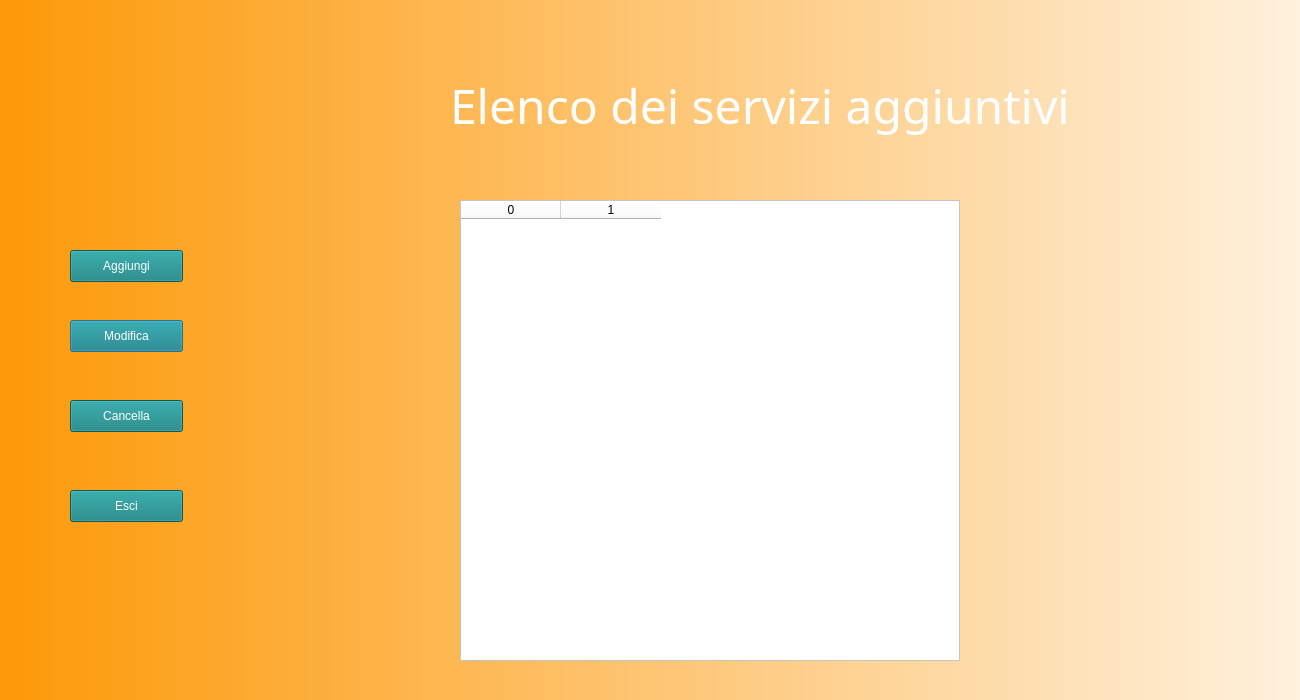
<?xml version="1.0" encoding="UTF-8"?>
<ui version="4.0">
 <class>Dialog</class>
 <widget class="QDialog" name="Dialog">
  <property name="geometry">
   <rect>
    <x>0</x>
    <y>0</y>
    <width>1300</width>
    <height>700</height>
   </rect>
  </property>
  <property name="windowTitle">
   <string>Dialog</string>
  </property>
  <widget class="QWidget" name="bgwidget" native="true">
   <property name="geometry">
    <rect>
     <x>0</x>
     <y>0</y>
     <width>1500</width>
     <height>800</height>
    </rect>
   </property>
   <property name="styleSheet">
    <string notr="true">QWidget#bgwidget{
	background-color: qlineargradient(spread:pad, x1:0, y1:0, x2:1, y2:0, stop:0 rgba(253, 153, 8, 255), stop:1 rgba(255, 255, 255, 255));

}</string>
   </property>
   <widget class="QLabel" name="image">
    <property name="enabled">
     <bool>true</bool>
    </property>
    <property name="geometry">
     <rect>
      <x>-200</x>
      <y>-270</y>
      <width>1800</width>
      <height>1300</height>
     </rect>
    </property>
    <property name="styleSheet">
     <string notr="true">border-radius:50%;
image: url(:/images/1.png);
</string>
    </property>
    <property name="text">
     <string/>
    </property>
    <property name="scaledContents">
     <bool>true</bool>
    </property>
   </widget>
   <widget class="QLabel" name="label">
    <property name="geometry">
     <rect>
      <x>450</x>
      <y>60</y>
      <width>681</width>
      <height>91</height>
     </rect>
    </property>
    <property name="font">
     <font>
      <family>Bangla MN</family>
      <pointsize>36</pointsize>
      <weight>50</weight>
      <italic>false</italic>
      <bold>false</bold>
     </font>
    </property>
    <property name="styleSheet">
     <string notr="true">font: 36pt;
background: transparent;
color: rgb(255,255,255);</string>
    </property>
    <property name="text">
     <string>Elenco dei servizi aggiuntivi</string>
    </property>
   </widget>
   <widget class="QPushButton" name="btnModifica">
    <property name="geometry">
     <rect>
      <x>70</x>
      <y>320</y>
      <width>113</width>
      <height>32</height>
     </rect>
    </property>
    <property name="styleSheet">
     <string notr="true">color: rgb(255, 255, 255);
background-color: rgb(16, 128, 128);</string>
    </property>
    <property name="text">
     <string>Modifica</string>
    </property>
   </widget>
   <widget class="QPushButton" name="btnCancella">
    <property name="geometry">
     <rect>
      <x>70</x>
      <y>400</y>
      <width>113</width>
      <height>32</height>
     </rect>
    </property>
    <property name="styleSheet">
     <string notr="true">color: rgb(255, 255, 255);
background-color: rgb(16, 128, 128);</string>
    </property>
    <property name="text">
     <string>Cancella</string>
    </property>
   </widget>
   <widget class="QPushButton" name="btnAggiungi">
    <property name="geometry">
     <rect>
      <x>70</x>
      <y>250</y>
      <width>113</width>
      <height>32</height>
     </rect>
    </property>
    <property name="styleSheet">
     <string notr="true">color: rgb(255, 255, 255);
background-color: rgb(16, 128, 128);</string>
    </property>
    <property name="text">
     <string>Aggiungi</string>
    </property>
   </widget>
   <widget class="QPushButton" name="btnEsci">
    <property name="geometry">
     <rect>
      <x>70</x>
      <y>490</y>
      <width>113</width>
      <height>32</height>
     </rect>
    </property>
    <property name="styleSheet">
     <string notr="true">color: rgb(255, 255, 255);
background-color: rgb(16, 128, 128);</string>
    </property>
    <property name="text">
     <string>Esci</string>
    </property>
   </widget>
   <widget class="QTableWidget" name="tableWidget">
    <property name="geometry">
     <rect>
      <x>460</x>
      <y>200</y>
      <width>500</width>
      <height>461</height>
     </rect>
    </property>
    <property name="styleSheet">
     <string notr="true">background: rgb(255,255,255);
</string>
    </property>
    <column>
     <property name="text">
      <string>0</string>
     </property>
    </column>
    <column>
     <property name="text">
      <string>1</string>
     </property>
    </column>
   </widget>
  </widget>
 </widget>
 <resources>
  <include location="../source.qrc"/>
 </resources>
 <connections/>
</ui>
